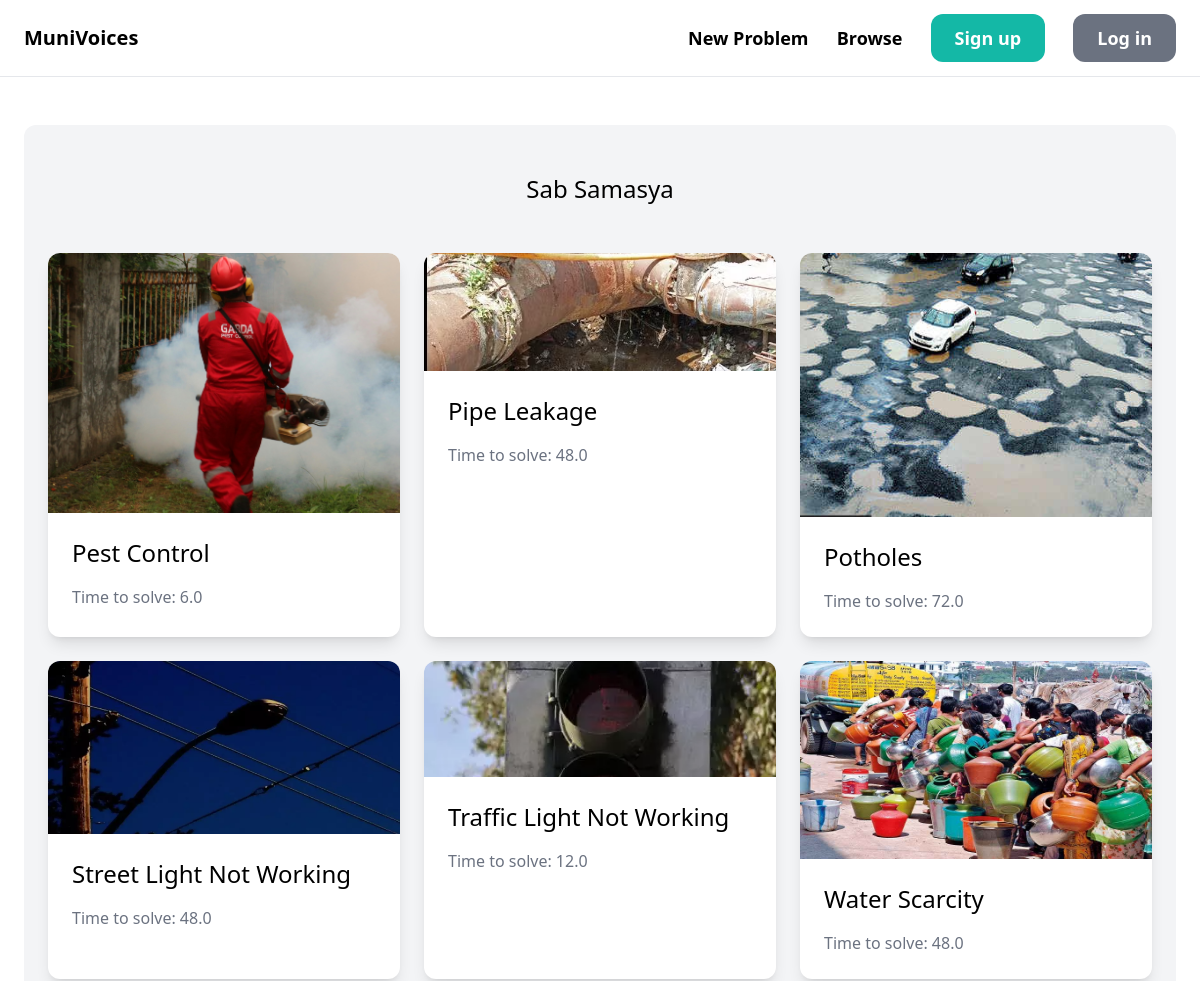
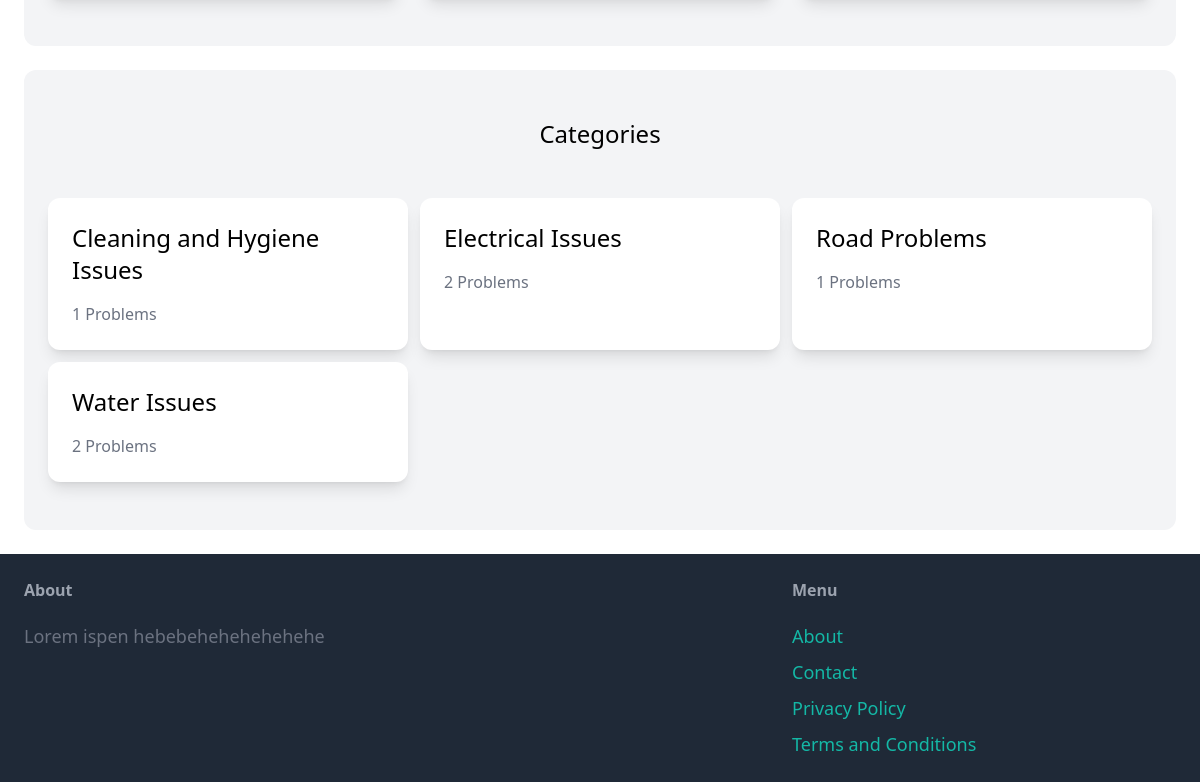
The page / on the database its author committed (2 pictures, top to bottom).
### samasya/models.py (models this page shows, shortened)
class Samasya(models.Model):
    category=models.ForeignKey(Category, related_name='samasyas',on_delete=models.CASCADE)
    name= models.CharField(max_length=255)
    description=models.TextField(blank=True, null=True)
    time=models.FloatField()
    image=models.ImageField(upload_to='samaya_images',blank=True,null=True) # for images i installed pillows
    is_solved=models.BooleanField(default=False)
    submitted_by=models.ForeignKey(User, related_name='samasyas', on_delete=models.CASCADE)
    submitted_at=models.DateTimeField(auto_now_add=True)
    class Meta:
        ordering=('name',) #this is like order by , by alpabhet arrange kiya
        verbose_name_plural='Samasya'

class Category(models.Model):
    name = models.CharField(max_length=255)
    class Meta:
        ordering=('name',) #this is like order by , by alpabhet arrange kiya
        verbose_name_plural='Categories'

### core/views.py (the view)
# urls.py: path('',views.index , name='index'),
def index(request):
    samasyas=Samasya.objects.filter(is_solved=False)[0:6]
    categories = Category.objects.all()
    return render(request,'core/index.html',{
        'categories':categories,
        'samasyas':samasyas,
 })

### core/templates/core/index.html (shortened to what this page needs)
{% extends "core/base.html" %}
{% block content %}
    <div class="mt-6 px-6 py-12 bg-gray-100 rounded-xl">
        <h2 class="mb-12 text-2xl text-center">Sab Samasya</h2>
        <div class="grid grid-cols-3 gap-6">
            {% for samasya in samasyas %}
                <div class="bg-white rounded-xl shadow-lg">
                    <a href="{% url 'samasya:detail' samasya.id %}">
                        <img src="{{samasya.image.url}}" class="rounded-t-xl w-full">
                        <div class="p-6">
                            <h2 class="text-2xl mb-4">{{samasya.name}}</h2>
                            <p class="text-gray-500">Time to solve: {{samasya.time}}</p>
                        </div>
                    </a>
                </div>
            {% endfor %}
        </div>
    </div>
    <div class="mt-6 px-6 py-12 bg-gray-100 rounded-xl">
        <h2 class="mb-12 text-2xl text-center">Categories</h2>
        <div class="grid grid-cols-3 gap-3">
            {% for category in categories%}
            <div class="bg-white rounded-xl shadow-lg">
                <a href="#">
                    <div class="p-6">
                        <h2 class="text-2xl mb-4">{{category.name}}</h2>
                        <p class="text-gray-500">{{category.samasyas.count}} Problems</p>
                    </div>
                </a>
            </div>
            {%endfor%}
        </div>
    </div>
{% endblock %}

### core/templates/core/base.html (shortened to what this page needs)
<!DOCTYPE html>
<html>
<head>
    <script src="https://cdn.tailwindcss.com"></script>
</head>
<body>
    <nav class="py-6 px-6 flex justify-between items-center border-b border-gray-200">
        <a href="/" class="text-xl font-semibold">MuniVoices</a>
        <div class="space-x-6">
            <a href="{% url 'samasya:new' %}" class="text-lg font-semibold hover:text-gray-500">New Problem</a>
            <a href="{% url 'samasya:samasyas' %}" class="text-lg font-semibold hover:text-gray-500">Browse</a>
            {% if request.user.is_authenticated %}
                <a href="{% url 'conversation:inbox'  %}" class="px-6 py-3 text-lg font-semibold bg-teal-500 text-white rounded-xl hover:bg-teal-700">Inbox</a>
                <a href="{% url 'dashboard:index' %}" class="px-6 py-3 text-lg font-semibold bg-gray-500 text-white rounded-xl hover:bg-gray-700">Dashboard</a>
            {% else %}
                <a href="{% url 'core:signup' %}" class="px-6 py-3 text-lg font-semibold bg-teal-500 text-white rounded-xl hover:bg-teal-700">Sign up</a>
                <a href="{% url 'core:login' %}" class="px-6 py-3 text-lg font-semibold bg-gray-500 text-white rounded-xl hover:bg-gray-700">Log in</a>
            {% endif %}
        </div>
    </nav>
    <div class="px-6 py-6">
        {% block content %}
        {% endblock %}
    </div>
    <footer class="py-6 px-6 flex justify-between bg-gray-800">
        <div class="w-2/3 pr-10">
            <h3 class="mb-5 font-semibold text-gray-400">About</h3>
            <p class="text-lg text-gray-500">Lorem ispen hebebehehehehehehe</p>
        </div>
        <div class="w-1/3">
            <h3 class="mb-5 font-semibold text-gray-400">Menu</h3>
            <ul class="space-y-2">
                <li><a href="#" class="text-lg text-teal-500 hover:text-teal-700">About</a></li>
                <li><a href="{% url 'core:contact' %}" class="text-lg text-teal-500 hover:text-teal-700">Contact</a></li>
                <li><a href="#" class="text-lg text-teal-500 hover:text-teal-700">Privacy Policy</a></li>
                <li><a href="#" class="text-lg text-teal-500 hover:text-teal-700">Terms and Conditions</a></li>
            </ul>
        </div>
    </footer>
</body>
</html>

### rows shown on the page
Samasya: image (picture), name "Pest Control", time "6.0"
Samasya: image (picture), name "Pipe Leakage", time "48.0"
Samasya: image (picture), name "Potholes", time "72.0"
Samasya: image (picture), name "Street Light Not Working", time "48.0"
Samasya: image (picture), name "Traffic Light Not Working", time "12.0"
Samasya: image (picture), name "Water Scarcity", time "48.0"
Category: name "Cleaning and Hygiene Issues", samasyas.count "1"
Category: name "Electrical Issues", samasyas.count "2"
Category: name "Road Problems", samasyas.count "1"
Category: name "Water Issues", samasyas.count "2"
